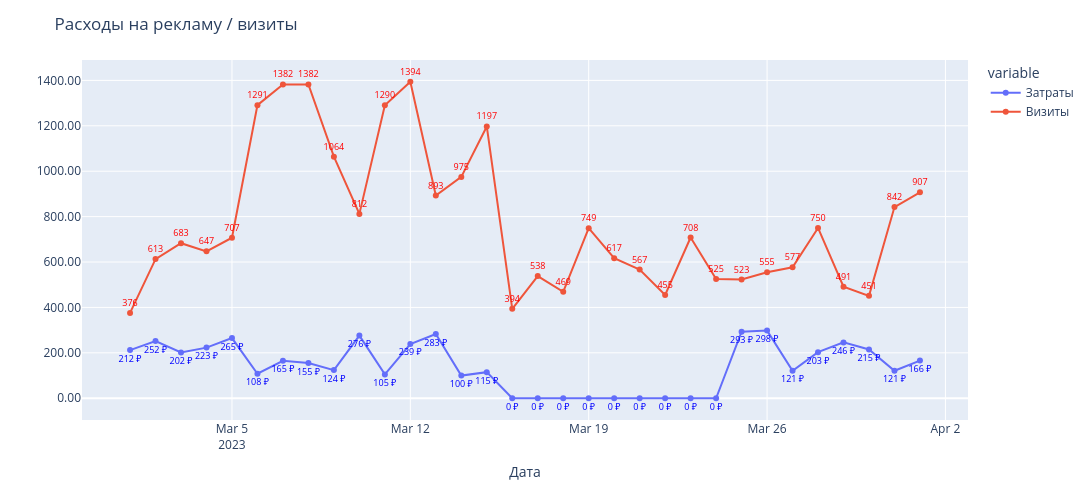

The code cell stored with this chart in its notebook:
### Code cell
df_viz = visits_registrations_ads.copy()
df_viz['date_group'] = df_viz['date_group'].astype(str)
df_viz = df_viz[df_viz['date_group'].between(START_DATE, END_DATE)] 

fig = px.line(df_viz, 
              x='date_group', 
              y=['cost', 'visits'],
              markers=True,
              width=1900, 
              height=500,
        )

# Настраиваем подписи
fig.update_traces(
    name='Затраты',
    selector={'name': 'cost'},
    text=df_viz['cost'].apply(lambda x: f'{x:.0f} ₽'),
    textposition='bottom center',
    textfont=dict(size=9, color='blue'),
    mode='lines+markers+text'  # включаем отображение текста!
)

# Настраиваем подписи
fig.update_traces(
    name='Визиты',
    selector={'name': 'visits'},
    text=df_viz['visits'].apply(lambda x: f'{x:.0f}'),
    textposition='top center',
    textfont=dict(size=9, color='red'),
    mode='lines+markers+text'
)

fig.update_layout(
    yaxis_tickformat='.2f',
    xaxis_title='Дата',
    yaxis_title='',
    title='Расходы на рекламу / визиты'
)

fig.write_image('./charts/visits_and_cost.png', width=1900, height=500, scale=1)
fig.show()

### Figure 1 — Plotly figure (JSON) as saved in the notebook; plotly's stock layout.template omitted (floating-point values rounded to 4 significant figures)
{"data": [{"hovertemplate": "variable=cost<br>date_group=%{x}<br>value=%{y}<extra></extra>", "legendgroup": "cost", "line": {"color": "#636efa", "dash": "solid"}, "marker": {"symbol": "circle"}, "mode": "lines+markers+text", "name": "Затраты", "orientation": "v", "showlegend": true, "text": ["212 ₽", "252 ₽", "202 ₽", "223 ₽", "265 ₽", "108 ₽", "165 ₽", "155 ₽", "124 ₽", "276 ₽", "105 ₽", "239 ₽", "283 ₽", "100 ₽", "115 ₽", "0 ₽", "0 ₽", "0 ₽", "0 ₽", "0 ₽", "0 ₽", "0 ₽", "0 ₽", "0 ₽", "293 ₽", "298 ₽", "121 ₽", "203 ₽", "246 ₽", "215 ₽", "121 ₽", "166 ₽"], "textfont": {"color": "blue", "size": 9}, "textposition": "bottom center", "type": "scatter", "x": ["2023-03-01", "2023-03-02", "2023-03-03", "2023-03-04", "2023-03-05", "2023-03-06", "2023-03-07", "2023-03-08", "2023-03-09", "2023-03-10", "2023-03-11", "2023-03-12", "2023-03-13", "2023-03-14", "2023-03-15", "2023-03-16", "2023-03-17", "2023-03-18", "2023-03-19", "2023-03-20", "2023-03-21", "2023-03-22", "2023-03-23", "2023-03-24", "2023-03-25", "2023-03-26", "2023-03-27", "2023-03-28", "2023-03-29", "2023-03-30", "2023-03-31", "2023-04-01"], "xaxis": "x", "y": [212.0, 252.0, 202.0, 223.0, 265.0, 108.0, 165.0, 155.0, 124.0, 276.0, 105.0, 239.0, 283.0, 100.0, 115.0, 0.0, 0.0, 0.0, 0.0, 0.0, 0.0, 0.0, 0.0, 0.0, 293.0, 298.0, 121.0, 203.0, 246.0, 215.0, 121.0, 166.0], "yaxis": "y"}, {"hovertemplate": "variable=visits<br>date_group=%{x}<br>value=%{y}<extra></extra>", "legendgroup": "visits", "line": {"color": "#EF553B", "dash": "solid"}, "marker": {"symbol": "circle"}, "mode": "lines+markers+text", "name": "Визиты", "orientation": "v", "showlegend": true, "text": ["376", "613", "683", "647", "707", "1291", "1382", "1382", "1064", "812", "1290", "1394", "893", "975", "1197", "394", "538", "469", "749", "617", "567", "455", "708", "525", "523", "555", "577", "750", "491", "451", "842", "907"], "textfont": {"color": "red", "size": 9}, "textposition": "top center", "type": "scatter", "x": ["2023-03-01", "2023-03-02", "2023-03-03", "2023-03-04", "2023-03-05", "2023-03-06", "2023-03-07", "2023-03-08", "2023-03-09", "2023-03-10", "2023-03-11", "2023-03-12", "2023-03-13", "2023-03-14", "2023-03-15", "2023-03-16", "2023-03-17", "2023-03-18", "2023-03-19", "2023-03-20", "2023-03-21", "2023-03-22", "2023-03-23", "2023-03-24", "2023-03-25", "2023-03-26", "2023-03-27", "2023-03-28", "2023-03-29", "2023-03-30", "2023-03-31", "2023-04-01"], "xaxis": "x", "y": [376.0, 613.0, 683.0, 647.0, 707.0, 1291.0, 1382.0, 1382.0, 1064.0, 812.0, 1290.0, 1394.0, 893.0, 975.0, 1197.0, 394.0, 538.0, 469.0, 749.0, 617.0, 567.0, 455.0, 708.0, 525.0, 523.0, 555.0, 577.0, 750.0, 491.0, 451.0, 842.0, 907.0], "yaxis": "y"}], "layout": {"height": 500, "legend": {"title": {"text": "variable"}, "tracegroupgap": 0}, "margin": {"t": 60}, "title": {"text": "Расходы на рекламу / визиты"}, "width": 1900, "xaxis": {"anchor": "y", "domain": [0, 1], "title": {"text": "Дата"}}, "yaxis": {"anchor": "x", "domain": [0, 1], "tickformat": ".2f", "title": {"text": ""}}}}
